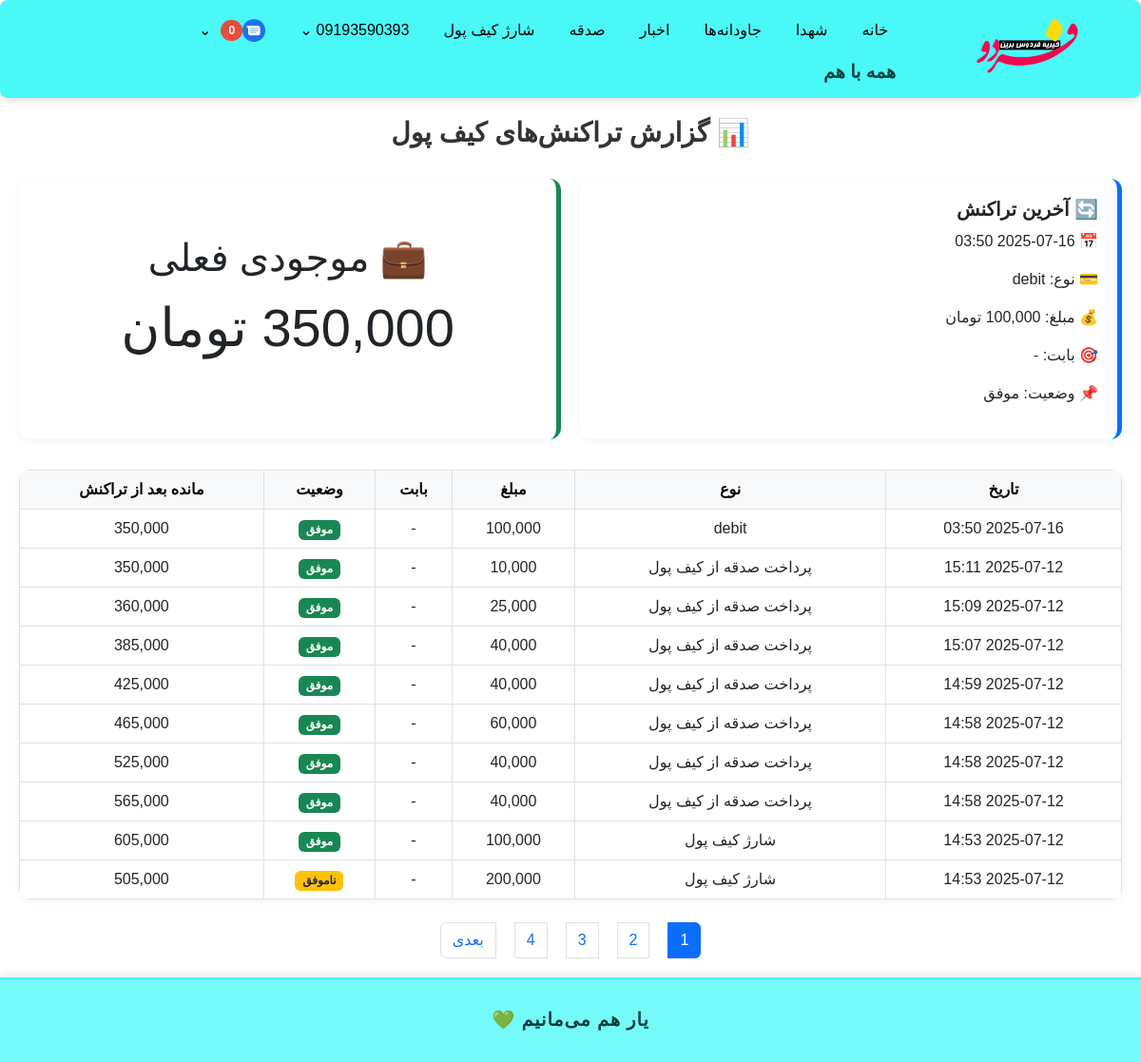
The app's page /wallet/report/ (signed in) with its own data.
### accounts/models.py (models this page shows, shortened)
class User(AbstractBaseUser, PermissionsMixin):
    GENDER_CHOICES = (
        ('M', 'مرد'),
        ('F', 'زن'),
    )
    phone = models.CharField(max_length=11, unique=True)
    first_name = models.CharField(max_length=100, blank=True)
    last_name = models.CharField(max_length=100, blank=True)
    national_code = models.CharField(max_length=10, blank=True)
    image = models.ImageField(upload_to='profiles/', blank=True, null=True)
    gender = models.CharField(max_length=1, choices=GENDER_CHOICES, blank=True, null=True)
    is_active = models.BooleanField(default=True)
    is_staff = models.BooleanField(default=False)
    is_profile_completed = models.BooleanField(default=False)
    allowed_categories = models.ManyToManyField(
        'news.Category',
        related_name='allowed_users',
        blank=True,
        verbose_name='دسته‌بندی‌های مجاز برای ارسال خبر'
    )
    groups = models.ManyToManyField(
        'auth.Group',
        related_name='accounts_user_set',
        blank=True
    )
    user_permissions = models.ManyToManyField(
        'auth.Permission',
        related_name='accounts_user_permissions_set',
        blank=True
    )
    objects = UserManager()
    USERNAME_FIELD = 'phone'
    def get_full_name(self):
        return f"{self.first_name} {self.last_name}".strip()

### wallet/models.py (models this page shows, shortened)
class WalletTransaction(models.Model):
    TRANSACTION_TYPES = [
        ('CHARGE', 'شارژ کیف پول'),
        ('DONATION', 'پرداخت صدقه از کیف پول'),
        ('COUPON_PURCHASE', 'خرید کوپن ارسال پیام از کیف پول'),
    ]
    STATUS_CHOICES = [
        ('SUCCESS', 'موفق'),
        ('FAILED', 'ناموفق'),
        ('PENDING', 'در انتظار'),
    ]
    wallet = models.ForeignKey(
        Wallet,
        on_delete=models.CASCADE,
        related_name='transactions'
    )
    amount = models.PositiveIntegerField(verbose_name="مبلغ (تومان)")
    transaction_type = models.CharField(
        max_length=20,
        choices=TRANSACTION_TYPES,
        default='CHARGE'
    )
    cause = models.ForeignKey(
        DonationCause,
        on_delete=models.SET_NULL,
        null=True,
        blank=True,
        related_name='wallet_transactions'
    )
    status = models.CharField(
        max_length=10,
        choices=STATUS_CHOICES,
        default='SUCCESS'
    )
    created_at = models.DateTimeField(auto_now_add=True)
    ref_id = models.CharField(max_length=100, null=True, blank=True, verbose_name="شناسه مرجع تراکنش")
    description = models.CharField(
        max_length=255,
        blank=True,
        null=True,
        verbose_name="توضیحات تراکنش"
    )

### wallet/views.py (the view)
# urls.py: path('report/', views.wallet_transactions_report, name='wallet_transactions_report'),
@login_required
def wallet_transactions_report(request):
    wallet = Wallet.objects.filter(user=request.user).first()
    if not wallet:
        return render(request, 'wallet/wallet_report.html', {
            'latest_tx': None,
            'wallet': None,
            'page_obj': [],
        })
    all_transactions = wallet.transactions.order_by('-created_at')
    tx_with_balances = []
    balance = wallet.balance
    for tx in all_transactions:
        tx_with_balances.append({
            'tx': tx,
            'balance_after': balance
        })
        if tx.status == 'SUCCESS':
            if tx.transaction_type == 'CHARGE':
                balance -= tx.amount
            elif tx.transaction_type == 'DONATION':
                balance += tx.amount
    paginator = Paginator(tx_with_balances, 10)
    page_number = request.GET.get('page')
    page_obj = paginator.get_page(page_number)
    return render(request, 'wallet/wallet_report.html', {
        'wallet': wallet,
        'latest_tx': all_transactions.first(),
        'page_obj': page_obj,
    })

### notification/templatetags/notification_tags.py (called while the page is built)
@register.simple_tag(takes_context=True)
def is_notification_manager(context):
    request = context.get("request")
    user = getattr(request, "user", None)
    if user and user.is_authenticated:
        return NotificationGroup.objects.filter(managers=user).exists()
    return False

### templates/wallet/wallet_report.html (shortened to what this page needs)
{% extends "base.html" %}
{% load static %}
{% load humanize %}
{% block content %}
<h2 class="wallet-header">📊 گزارش تراکنش‌های کیف پول</h2>
<div class="wallet-cards">
  {% if latest_tx %}
    <div class="wallet-card bg-latest">
      <h5>🔄 آخرین تراکنش</h5>
      <p>📅 {{ latest_tx.created_at|date:"Y-m-d H:i" }}</p>
      <p>💳 نوع: {{ latest_tx.get_transaction_type_display }}</p>
      <p>💰 مبلغ: {{ latest_tx.amount|floatformat:0|intcomma }} تومان</p>
      <p>🎯 بابت: {{ latest_tx.get_cause_display|default:"-" }}</p>
      <p>📌 وضعیت: {{ latest_tx.get_status_display }}</p>
    </div>
  {% endif %}
  {% if wallet %}
    <div class="wallet-card bg-balance text-center">
      <h1>💼 موجودی فعلی</h1>
      <p style="font-size: 3.5rem;">{{ wallet.balance|floatformat:0|intcomma }} تومان</p>
    </div>
  {% endif %}
</div>
<div class="wallet-table mt-4">
  <table class="table table-bordered table-hover mb-0">
    <thead class="table-light">
      <tr>
        <th>تاریخ</th>
        <th>نوع</th>
        <th>مبلغ</th>
        <th>بابت</th>
        <th>وضعیت</th>
        <th>مانده بعد از تراکنش</th>
      </tr>
    </thead>
    <tbody>
      {% for item in page_obj %}
        <tr>
          <td>{{ item.tx.created_at|date:"Y-m-d H:i" }}</td>
          <td>{{ item.tx.get_transaction_type_display }}</td>
          <td>{{ item.tx.amount|floatformat:0|intcomma }}</td>
          <td>{{ item.tx.get_cause_display|default:"-" }}</td>
          <td>
            {% if item.tx.status == 'SUCCESS' %}
              <span class="badge bg-success">موفق</span>
            {% else %}
              <span class="badge bg-warning text-dark">ناموفق</span>
            {% endif %}
          </td>
          <td>{{ item.balance_after|floatformat:0|intcomma }}</td>
        </tr>
      {% empty %}
        <tr><td colspan="6">تراکنشی یافت نشد.</td></tr>
      {% endfor %}
    </tbody>
  </table>
</div>
<nav>
  <ul class="pagination">
    {% for num in page_obj.paginator.page_range %}
      <li class="page-item {% if page_obj.number == num %}active{% endif %}">
        <a class="page-link" href="?page={{ num }}">{{ num }}</a>
      </li>
    {% endfor %}
    {% if page_obj.has_next %}
      <li class="page-item">
        <a class="page-link" href="?page={{ page_obj.next_page_number }}">بعدی</a>
      </li>
    {% endif %}
  </ul>
</nav>
{% endblock %}

### templates/base.html (shortened to what this page needs)
<!DOCTYPE html>
{% load static %}
{% load notification_tags %}
<html lang="fa">
<head>
    <link rel="stylesheet" href="{% static 'css/persian-datepicker.min.css' %}">
    <link href="https://cdn.jsdelivr.net/npm/bootstrap@5.3.0/dist/css/bootstrap.rtl.min.css" rel="stylesheet">
    <link href="https://cdn.jsdelivr.net/npm/bootstrap-icons@1.10.5/font/bootstrap-icons.css" rel="stylesheet">
    <link rel="stylesheet" href="https://cdn.jsdelivr.net/npm/persian-datepicker@1.2.0/dist/css/persian-datepicker.min.css">
</head>
<body>
    <header>
    <nav style="
        background-color: rgba(43, 247, 247, 0.85);
        display: flex;
        justify-content: space-between;
        align-items: stretch;
        padding: 12px 20px;
        box-shadow: 0 2px 8px rgba(0,0,0,0.15);
        border-radius: 8px;
        backdrop-filter: saturate(180%) blur(10px);
        -webkit-backdrop-filter: saturate(180%) blur(10px);
    ">
        <div style="
            flex: 0 0 auto;
            text-align: center;
            margin-left: 1cm;
            display: flex;
            flex-direction: column;
            justify-content: center;
            width: 200px;
            height: 70px;
        ">
            <a href="/" style="display: inline-block; width: 200px; height: 70px;">
                <img
                    src="{% static 'images/logo.png' %}"
                    alt="Logo"
                    width="200"
                    height="70"
                    style="display: block; width: 100%; height: 100%; object-fit: contain;"
                >
            </a>
        </div>
        <div style="flex: 1; display: flex; flex-direction: column; justify-content: center;">
            <ul style="
                display: flex;
                flex-wrap: wrap;
                justify-content: flex-start;
                gap: 20px;
                list-style: none;
                margin: 0;
                padding: 0;
            ">
                <li><a href="/">خانه</a></li>
                <li><a href="/martyrs/list/">شهدا</a></li>
                <li><a href="{% url 'eternals:list' %}">جاودانه‌ها</a></li>
                <li><a href="{% url 'news:news_list' %}">اخبار</a></li>
                <li><a href="{% url 'donation:donate' %}">صدقه</a></li>
                {% if user.is_authenticated %}
                    <li><a href="{% url 'wallet:charge_wallet' %}">شارژ کیف پول</a></li>
                {% else %}
                    <li><a href="{% url 'accounts:login' %}?next={% url 'wallet:charge_wallet' %}">شارژ کیف پول</a></li>
                    <li><a href="{% url 'accounts:login' %}?next={% url 'accounts:dashboard' %}">پروفایل</a></li>
                {% endif %}
                {% if user.is_authenticated %}
                    <li class="position-relative">
                        <a href="#" class="d-inline-flex align-items-center">
                            {% if user.gender == 'male' %}
                                آقای {{ user.last_name }}
                            {% elif user.gender == 'female' %}
                                خانم {{ user.last_name }}
                            {% else %}
                                {{ user.get_full_name|default:user.phone }}
                            {% endif %}
                            <span class="ms-1">⌄</span>
                        </a>
                    </li>
                    <li class="position-relative">
                        <a href="{% url 'notification:unread_notifications_list' %}" class="d-inline-flex align-items-center">
                            <img src="{% static 'images/message-icon.png' %}" alt="پیام‌ها" style="height: 24px;">
                            <span id="unread-notifications-count"
                                style="background-color: #e74c3c; color: white; border-radius: 12px; padding: 2px 8px;
                                        font-size: 12px; font-weight: 700; margin-left: 6px; min-width: 22px;
                                        text-align: center; display: inline-block;">
                                0
                            </span>
                            <span class="ms-1">⌄</span>
                        </a>
                            {% is_notification_manager as is_manager %}
                    </li>
                {% else %}
                    <li><a href="{% url 'accounts:login' %}">ورود</a></li>
                {% endif %}
            </ul>
            <div style="margin-top: 10px; font-weight: bold; font-size: 1.2em; color: #004141;">
                همه با هم
            </div>
        </div>
    </nav>
</header>
<main>
    {% block content %}{% endblock %}
</main>
<footer style="
    background-color: #2bf7f7a6;
    text-align: center;
    padding: 1.5em;
    font-family: 'Vazirmatn', sans-serif;
    font-size: 1.2em;
    font-weight: bold;
    color: #003c3c;
    box-shadow: 0 -2px 10px rgba(0, 0, 0, 0.1);
    border-top: 2px solid #2bf7f7a6;
    letter-spacing: 1px;
">
    یار هم می‌مانیم 💚
</footer>
</body>
</html>

### templates/base.html (style rules this page uses)
html, body { direction: rtl; font-family: sans-serif; margin: 0; padding: 0; background-color: #ffffff; overflow: visible !important; position: static !important; z-index: auto !important; }
main { padding: 20px; }
header { background-color: #ffffff; padding: 0; }
nav ul { list-style: none; display: flex; justify-content: flex-start; gap: 20px; padding: 0; margin: 0; }
nav ul li { position: relative; z-index: 9999; }
nav ul li a { color: #000; text-decoration: none; padding: 8px; display: block; }
footer { background-color: #333; color: white; padding: 10px 20px; }

### templates/wallet/wallet_report.html (style rules this page uses)
.wallet-header { text-align: center; font-size: 1.75rem; font-weight: bold; margin-bottom: 2rem; color: #333; }
.wallet-cards { display: flex; flex-wrap: wrap; gap: 20px; justify-content: center; margin-bottom: 2rem; }
.wallet-card { flex: 1 1 280px; background: #fff; border-radius: 12px; box-shadow: 0 2px 8px rgba(0,0,0,0.05); padding: 20px; min-height: 180px; display: flex; flex-direction: column; justify-content: center; transition: transform 0.2s ease; }
.wallet-card h5 { font-weight: bold; margin-bottom: 10px; }
.bg-latest { border-right: 5px solid #0d6efd; }
.bg-balance { border-right: 5px solid #198754; }
.wallet-table { background: #fff; border-radius: 12px; overflow: hidden; box-shadow: 0 2px 8px rgba(0,0,0,0.05); }
.wallet-table table { margin: 0; }
.wallet-table th, .wallet-table td { text-align: center; vertical-align: middle; }
.pagination { justify-content: center; margin-top: 1.5rem; }

### records on screen
User: get_full_name "09193590393"
WalletTransaction: created_at "2025-07-16 03:50", transaction_type "debit", status "موفق", tx.created_at "2025-07-16 03:50", tx.transaction_type "debit", tx.amount "100,000", tx.cause "-", balance_after "350,000"
WalletTransaction: tx.created_at "2025-07-12 15:11", tx.transaction_type "پرداخت صدقه از کیف پول", tx.amount "10,000", tx.cause "-", status "موفق", balance_after "350,000"
WalletTransaction: tx.created_at "2025-07-12 15:09", tx.transaction_type "پرداخت صدقه از کیف پول", tx.amount "25,000", tx.cause "-", status "موفق", balance_after "360,000"
WalletTransaction: tx.created_at "2025-07-12 15:07", tx.transaction_type "پرداخت صدقه از کیف پول", tx.amount "40,000", tx.cause "-", status "موفق", balance_after "385,000"
WalletTransaction: tx.created_at "2025-07-12 14:59", tx.transaction_type "پرداخت صدقه از کیف پول", tx.amount "40,000", tx.cause "-", status "موفق", balance_after "425,000"
WalletTransaction: tx.created_at "2025-07-12 14:58", tx.transaction_type "پرداخت صدقه از کیف پول", tx.amount "60,000", tx.cause "-", status "موفق", balance_after "465,000"
WalletTransaction: tx.created_at "2025-07-12 14:58", tx.transaction_type "پرداخت صدقه از کیف پول", tx.amount "40,000", tx.cause "-", status "موفق", balance_after "525,000"
WalletTransaction: tx.created_at "2025-07-12 14:58", tx.transaction_type "پرداخت صدقه از کیف پول", tx.amount "40,000", tx.cause "-", status "موفق", balance_after "565,000"
WalletTransaction: tx.created_at "2025-07-12 14:53", tx.transaction_type "شارژ کیف پول", tx.amount "100,000", tx.cause "-", status "موفق", balance_after "605,000"
WalletTransaction: tx.created_at "2025-07-12 14:53", tx.transaction_type "شارژ کیف پول", tx.amount "200,000", tx.cause "-", status "ناموفق", balance_after "505,000"

### other values on screen
{{ latest_tx.get_cause_display|default:"-" }} "-"
{{ num }} "1" "2" "3" "4"
